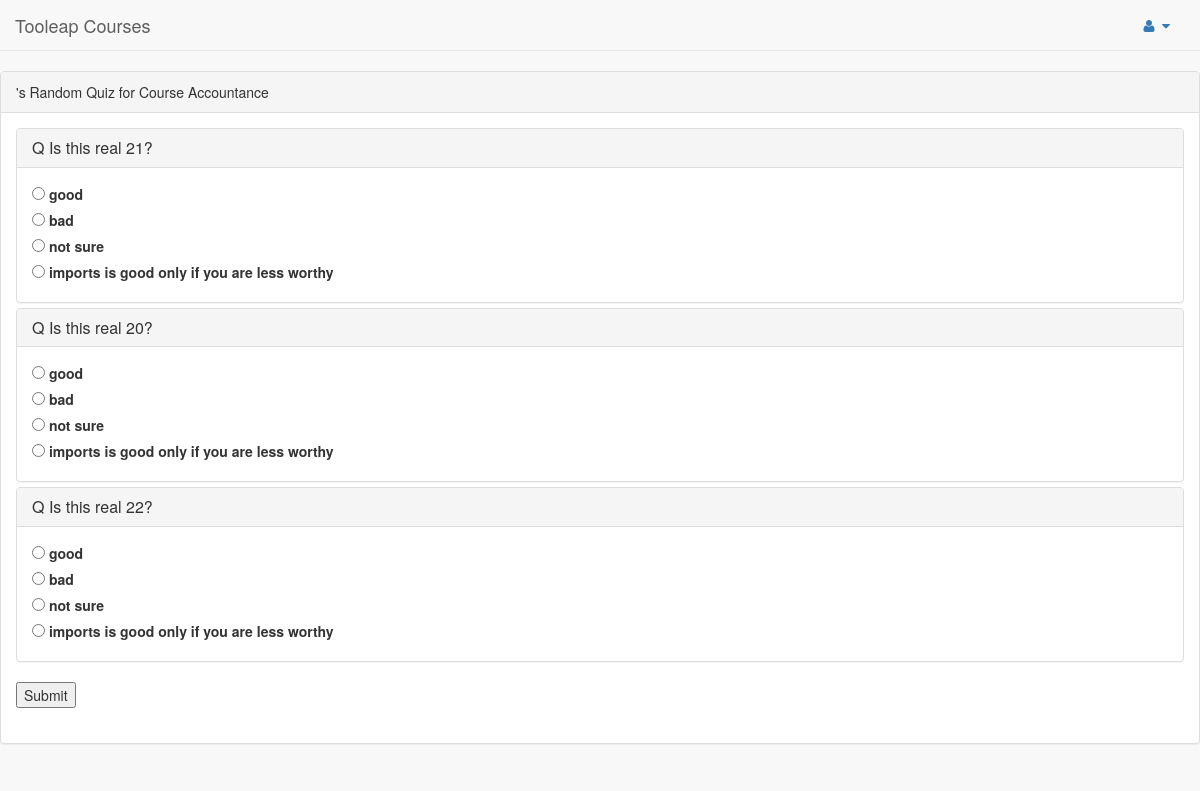
Page /quiz/auto_generated/16/ on the committed database.
### quiz/models.py (models this page shows, shortened)
class Course(models.Model):
    course_name = models.CharField(max_length=100)
    course_desc = models.CharField(max_length=500)

class Question(models.Model):
    question_text = models.CharField(max_length=500)
    course_id = models.ForeignKey(Course,  on_delete=models.CASCADE)
    pub_date = models.DateTimeField('date published')
    question_level = models.CharField(max_length=20)
    category_id = models.ForeignKey(Category,  on_delete=models.CASCADE, default = 0)

class Answer(models.Model):
    question = models.ForeignKey(Question, on_delete=models.CASCADE)
    answer_text = models.CharField(max_length=250)
    answer_explanation = models.CharField(max_length=500)
    is_right = models.CharField(max_length=25) ### TODO: Change to Boolean
    def __str__(self):
        return self.answer_text

### quiz/views.py (the view)
# urls.py: path('auto_generated/<int:course_id>/', views.auto_generated, name='auto_generated'),
@csrf_exempt
def auto_generated(request, course_id):
    total_number_of_questions = 20 ##TODO Change
    course_name = get_course_name(course_id)
    template = loader.get_template('quiz/auto_generated_quiz.html')
    course_questions_list = get_course_questions(course_id)
    course_questions_list = list(course_questions_list)
    random.shuffle(course_questions_list)
    course_questions_list = course_questions_list[:total_number_of_questions]
    questions_dict = {}  ## Will have muliple Question Text and Question Answers
    for question in course_questions_list:
        questions_answers_list = Answer.objects.filter(question_id=question.id)
        questions_dict[question.question_text] = questions_answers_list
    context = {
    'course_id': course_id,
    'questions_dict':questions_dict,
    'course_name': course_name,
}
    return HttpResponse(template.render(context, request))

### quiz/views.py (called while the page is built)
def get_course_name(course_id):
    course = Course.objects.get(id = course_id)
    return course.course_name

def get_course_questions(course_id):
    course_question_list = Question.objects.filter(course_id=course_id)
    return course_question_list

### quiz/templates/quiz/auto_generated_quiz.html (shortened to what this page needs)
{% load static %}
<!doctype html>
<html>
<head>
    <link href="{% static 'vendor/bootstrap/css/bootstrap.min.css' %}" rel="stylesheet">
    <link href="{% static 'vendor/metisMenu/metisMenu.min.css' %}" rel="stylesheet">
    <link href="{% static 'dist/css/sb-admin-2.css' %}" rel="stylesheet">
    <link href="{% static 'vendor/font-awesome/css/font-awesome.min.css' %}" rel="stylesheet">
</head>
</head>
<body>
  <nav class="navbar navbar-default navbar-static-top" role="navigation" style="margin-bottom: 0">
      <div class="navbar-header">
          <a class="navbar-brand" href=#>Tooleap Courses</a>
      </div>
      <ul class="nav navbar-top-links navbar-right">
        <li class="dropdown">
            <a class="dropdown-toggle" data-toggle="dropdown" href="#">
                <i class="fa fa-user fa-fw"></i> <i class="fa fa-caret-down"></i>
            </a>
        </li>
              </ul>
  </nav>
<br>
  <form method="post" action="/quiz/course/{{user.id}}/{{course_id}}/answers">
    <div class="row">
        <div class="col-lg-12">
            <div class="panel panel-default">
                <div class="panel-heading">
                      {{user.username}}'s Random Quiz for Course {{course_name}}
                </div>
                <div class="panel-body">
                    <div class="panel-group" id="accordion">
                      {% for question, answers in questions_dict.items %}
                           <div class="panel panel-default">
                               <div class="panel-heading">
                                   <h4 class="panel-title">
                                       <a data-toggle="collapse" data-parent="#accordion" href="#{{course.id}}"> Q {{question}}</a>
                                   </h4>
                               </div>
                               <div id="{{ course.id }}" class="panel-collapse collapse in">
                                   <div class="panel-body">
                                     {% for answer in answers %}
                                         <input type="radio" name="{{question}}" id="answer{{ forloop.counter }}" value="{{ answer.answer_text }}" />
                                         <label for="answer{{ answer }}">{{ answer }}</label><br>
                                     {% endfor %}
                                    </div>
                               </div>
                           </div>
                      {% endfor %}
                      <br>
                        <input type="submit" value="Submit">
                    </div>
                </div>
            </div>
        </div>
      </div>
</form>
</body>
</html>

### rows in the picture
Course: course_name "Accountance"
Question: questions_dict "Is this real 21?"
Answer: answer_text "good"
Answer: answer_text "bad"
Answer: answer_text "not sure"
Answer: answer_text "imports is good only if you are less worthy"
Question: questions_dict "Is this real 20?"
Answer: answer_text "good"
Answer: answer_text "bad"
Answer: answer_text "not sure"
Answer: answer_text "imports is good only if you are less worthy"
Question: questions_dict "Is this real 22?"
Answer: answer_text "good"
Answer: answer_text "bad"
Answer: answer_text "not sure"
Answer: answer_text "imports is good only if you are less worthy"
